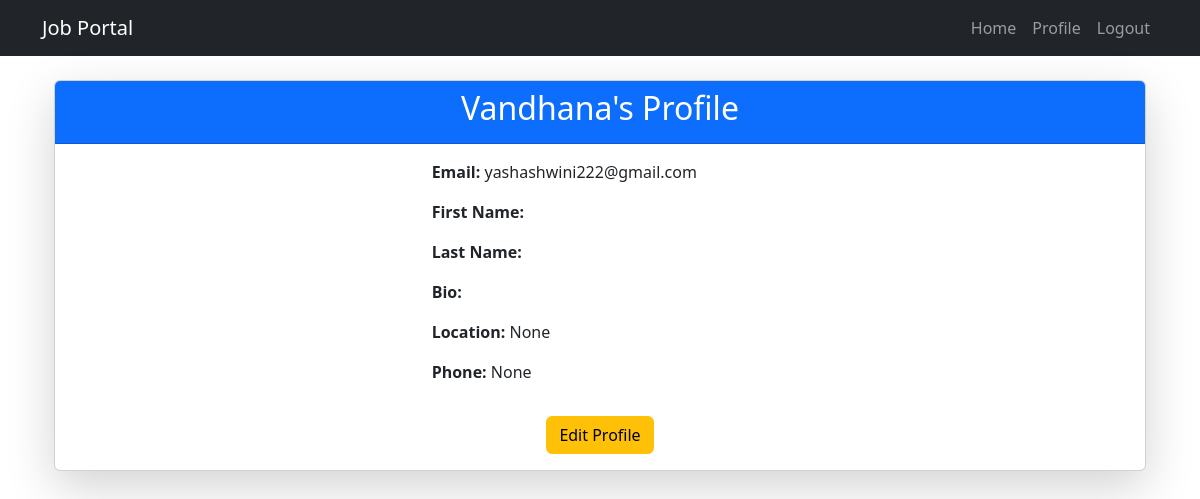
The page /users/profile/ (signed in) on the database its author committed.
### users/models.py (models this page shows, shortened)
class CustomUser(AbstractUser):
    is_employer = models.BooleanField(default=False)  # Distinguish employer & job seeker
    bio = models.TextField(blank=True, null=True)  # New field
    location = models.CharField(max_length=100, blank=True, null=True)  # New field
    phone = models.CharField(max_length=15, blank=True, null=True)  # New field

### users/views.py (the view)
# urls.py: path('profile/', profile, name='profile'),
@login_required
def profile(request):
    return render(request, 'users/profile.html', {'user': request.user})

### users/templates/users/profile.html (shortened to what this page needs)
{% extends 'base.html' %}
{% block content %}
<div class="container mt-4">
    <div class="card shadow-lg">
        <div class="card-header bg-primary text-white text-center">
            <h2>{{ user.username }}'s Profile</h2>
        </div>
        <div class="card-body">
            <div class="row">
                <div class="col-md-4 text-center">
                </div>
                <div class="col-md-8">
                    <p><strong>Email:</strong> {{ user.email }}</p>
                    <p><strong>First Name:</strong> {{ user.first_name }}</p>
                    <p><strong>Last Name:</strong> {{ user.last_name }}</p>
                    <p><strong>Bio:</strong> {{ user.bio }}</p>
                    <p><strong>Location:</strong> {{ user.location }}</p>
                    <p><strong>Phone:</strong> {{ user.phone }}</p>
                </div>
            </div>
            <div class="text-center mt-3">
                <a href="{% url 'users:edit_profile' %}" class="btn btn-warning">Edit Profile</a>
            </div>
        </div>
    </div>
</div>
{% endblock %}

### rows shown on the page
CustomUser: username "Vandhana", email "yashashwini222@gmail.com", location "None", phone "None"
